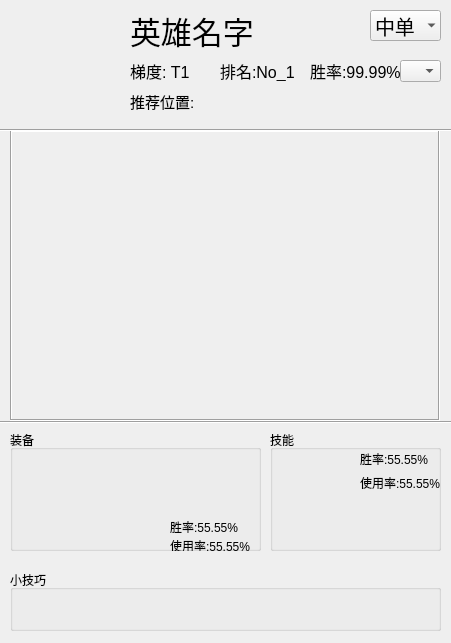
<?xml version="1.0" encoding="UTF-8"?>
<ui version="4.0">
 <class>FuWen</class>
 <widget class="QDialog" name="FuWen">
  <property name="enabled">
   <bool>true</bool>
  </property>
  <property name="geometry">
   <rect>
    <x>0</x>
    <y>0</y>
    <width>451</width>
    <height>643</height>
   </rect>
  </property>
  <property name="windowTitle">
   <string>Dialog</string>
  </property>
  <property name="sizeGripEnabled">
   <bool>false</bool>
  </property>
  <widget class="QLabel" name="hero_avatar">
   <property name="geometry">
    <rect>
     <x>20</x>
     <y>20</y>
     <width>91</width>
     <height>91</height>
    </rect>
   </property>
   <property name="maximumSize">
    <size>
     <width>100</width>
     <height>100</height>
    </size>
   </property>
   <property name="text">
    <string/>
   </property>
   <property name="pixmap">
    <pixmap>C:/Users/lnori/Desktop/lol/icon/-1.png</pixmap>
   </property>
   <property name="scaledContents">
    <bool>true</bool>
   </property>
  </widget>
  <widget class="QLabel" name="hero_name">
   <property name="geometry">
    <rect>
     <x>130</x>
     <y>10</y>
     <width>231</width>
     <height>41</height>
    </rect>
   </property>
   <property name="font">
    <font>
     <pointsize>23</pointsize>
    </font>
   </property>
   <property name="text">
    <string>英雄名字</string>
   </property>
  </widget>
  <widget class="QGroupBox" name="groupBox_2">
   <property name="geometry">
    <rect>
     <x>10</x>
     <y>430</y>
     <width>251</width>
     <height>121</height>
    </rect>
   </property>
   <property name="title">
    <string>装备</string>
   </property>
   <widget class="QWidget" name="layoutWidget">
    <property name="geometry">
     <rect>
      <x>10</x>
      <y>20</y>
      <width>206</width>
      <height>66</height>
     </rect>
    </property>
    <layout class="QHBoxLayout" name="horizontalLayout_2">
     <item>
      <widget class="QLabel" name="label_5">
       <property name="text">
        <string/>
       </property>
       <property name="pixmap">
        <pixmap>C:/Users/lnori/Desktop/lol/icon/6655.png</pixmap>
       </property>
       <property name="scaledContents">
        <bool>true</bool>
       </property>
      </widget>
     </item>
     <item>
      <widget class="QLabel" name="label_6">
       <property name="text">
        <string/>
       </property>
       <property name="pixmap">
        <pixmap>C:/Users/lnori/Desktop/lol/icon/6655.png</pixmap>
       </property>
       <property name="scaledContents">
        <bool>true</bool>
       </property>
      </widget>
     </item>
     <item>
      <widget class="QLabel" name="label_7">
       <property name="text">
        <string/>
       </property>
       <property name="pixmap">
        <pixmap>C:/Users/lnori/Desktop/lol/icon/6655.png</pixmap>
       </property>
       <property name="scaledContents">
        <bool>true</bool>
       </property>
      </widget>
     </item>
    </layout>
   </widget>
   <widget class="QWidget" name="layoutWidget">
    <property name="geometry">
     <rect>
      <x>160</x>
      <y>90</y>
      <width>80</width>
      <height>32</height>
     </rect>
    </property>
    <layout class="QVBoxLayout" name="verticalLayout_2">
     <item>
      <widget class="QLabel" name="label_8">
       <property name="text">
        <string>胜率:55.55%</string>
       </property>
      </widget>
     </item>
     <item>
      <widget class="QLabel" name="label_11">
       <property name="text">
        <string>使用率:55.55%</string>
       </property>
      </widget>
     </item>
    </layout>
   </widget>
  </widget>
  <widget class="QScrollArea" name="scrollArea_3">
   <property name="geometry">
    <rect>
     <x>10</x>
     <y>130</y>
     <width>430</width>
     <height>291</height>
    </rect>
   </property>
   <property name="minimumSize">
    <size>
     <width>430</width>
     <height>290</height>
    </size>
   </property>
   <property name="font">
    <font>
     <kerning>true</kerning>
    </font>
   </property>
   <property name="frameShape">
    <enum>QFrame::Box</enum>
   </property>
   <property name="frameShadow">
    <enum>QFrame::Sunken</enum>
   </property>
   <property name="verticalScrollBarPolicy">
    <enum>Qt::ScrollBarAlwaysOff</enum>
   </property>
   <property name="horizontalScrollBarPolicy">
    <enum>Qt::ScrollBarAlwaysOff</enum>
   </property>
   <property name="widgetResizable">
    <bool>false</bool>
   </property>
   <widget class="QWidget" name="fuwenlist">
    <property name="geometry">
     <rect>
      <x>0</x>
      <y>0</y>
      <width>440</width>
      <height>8000</height>
     </rect>
    </property>
   </widget>
  </widget>
  <widget class="QGroupBox" name="groupBox">
   <property name="geometry">
    <rect>
     <x>10</x>
     <y>570</y>
     <width>431</width>
     <height>61</height>
    </rect>
   </property>
   <property name="title">
    <string>小技巧</string>
   </property>
  </widget>
  <widget class="Line" name="line">
   <property name="geometry">
    <rect>
     <x>0</x>
     <y>120</y>
     <width>471</width>
     <height>21</height>
    </rect>
   </property>
   <property name="orientation">
    <enum>Qt::Horizontal</enum>
   </property>
  </widget>
  <widget class="QWidget" name="layoutWidget">
   <property name="geometry">
    <rect>
     <x>130</x>
     <y>60</y>
     <width>271</width>
     <height>21</height>
    </rect>
   </property>
   <layout class="QHBoxLayout" name="horizontalLayout">
    <item>
     <widget class="QLabel" name="hero_gradient">
      <property name="font">
       <font>
        <pointsize>12</pointsize>
       </font>
      </property>
      <property name="text">
       <string>梯度: T1</string>
      </property>
     </widget>
    </item>
    <item>
     <widget class="QLabel" name="hero_ranking">
      <property name="font">
       <font>
        <pointsize>12</pointsize>
       </font>
      </property>
      <property name="text">
       <string>排名:No_1</string>
      </property>
     </widget>
    </item>
    <item>
     <widget class="QLabel" name="hero_win">
      <property name="font">
       <font>
        <pointsize>12</pointsize>
       </font>
      </property>
      <property name="text">
       <string>胜率:99.99%</string>
      </property>
     </widget>
    </item>
   </layout>
  </widget>
  <widget class="QComboBox" name="ui_switch_lane">
   <property name="geometry">
    <rect>
     <x>370</x>
     <y>10</y>
     <width>71</width>
     <height>31</height>
    </rect>
   </property>
   <property name="font">
    <font>
     <pointsize>15</pointsize>
    </font>
   </property>
   <property name="currentText">
    <string>中单</string>
   </property>
   <property name="frame">
    <bool>false</bool>
   </property>
   <item>
    <property name="text">
     <string>中单</string>
    </property>
   </item>
  </widget>
  <widget class="QLabel" name="lane_bast_ui">
   <property name="geometry">
    <rect>
     <x>130</x>
     <y>91</y>
     <width>301</width>
     <height>21</height>
    </rect>
   </property>
   <property name="font">
    <font>
     <pointsize>11</pointsize>
    </font>
   </property>
   <property name="text">
    <string>推荐位置:</string>
   </property>
  </widget>
  <widget class="QGroupBox" name="groupBox_3">
   <property name="geometry">
    <rect>
     <x>270</x>
     <y>430</y>
     <width>171</width>
     <height>121</height>
    </rect>
   </property>
   <property name="title">
    <string>技能</string>
   </property>
   <widget class="QWidget" name="layoutWidget">
    <property name="geometry">
     <rect>
      <x>90</x>
      <y>20</y>
      <width>81</width>
      <height>41</height>
     </rect>
    </property>
    <layout class="QVBoxLayout" name="verticalLayout">
     <item>
      <widget class="QLabel" name="label_13">
       <property name="text">
        <string>胜率:55.55%</string>
       </property>
      </widget>
     </item>
     <item>
      <widget class="QLabel" name="label_12">
       <property name="text">
        <string>使用率:55.55%</string>
       </property>
      </widget>
     </item>
    </layout>
   </widget>
   <widget class="QWidget" name="layoutWidget">
    <property name="geometry">
     <rect>
      <x>10</x>
      <y>20</y>
      <width>136</width>
      <height>66</height>
     </rect>
    </property>
    <layout class="QHBoxLayout" name="horizontalLayout_3">
     <item>
      <widget class="QLabel" name="label_3">
       <property name="text">
        <string/>
       </property>
       <property name="pixmap">
        <pixmap>C:/Users/lnori/Desktop/lol/icon/Summoner_flash.png</pixmap>
       </property>
       <property name="scaledContents">
        <bool>true</bool>
       </property>
      </widget>
     </item>
     <item>
      <widget class="QLabel" name="label_4">
       <property name="text">
        <string/>
       </property>
       <property name="pixmap">
        <pixmap>C:/Users/lnori/Desktop/lol/icon/Summoner_flash.png</pixmap>
       </property>
       <property name="scaledContents">
        <bool>true</bool>
       </property>
      </widget>
     </item>
    </layout>
   </widget>
   <widget class="QWidget" name="layoutWidget">
    <property name="geometry">
     <rect>
      <x>10</x>
      <y>70</y>
      <width>136</width>
      <height>66</height>
     </rect>
    </property>
    <layout class="QHBoxLayout" name="horizontalLayout_4">
     <item>
      <widget class="QLabel" name="label_10">
       <property name="text">
        <string/>
       </property>
       <property name="pixmap">
        <pixmap>C:/Users/lnori/Desktop/lol/icon/Summoner_flash.png</pixmap>
       </property>
       <property name="scaledContents">
        <bool>true</bool>
       </property>
      </widget>
     </item>
     <item>
      <widget class="QLabel" name="label_9">
       <property name="text">
        <string/>
       </property>
       <property name="pixmap">
        <pixmap>C:/Users/lnori/Desktop/lol/icon/Summoner_flash.png</pixmap>
       </property>
       <property name="scaledContents">
        <bool>true</bool>
       </property>
      </widget>
     </item>
    </layout>
   </widget>
  </widget>
  <widget class="Line" name="line_3">
   <property name="geometry">
    <rect>
     <x>0</x>
     <y>420</y>
     <width>471</width>
     <height>5</height>
    </rect>
   </property>
   <property name="font">
    <font>
     <pointsize>11</pointsize>
    </font>
   </property>
   <property name="orientation">
    <enum>Qt::Horizontal</enum>
   </property>
  </widget>
  <widget class="QComboBox" name="swith_tier">
   <property name="geometry">
    <rect>
     <x>400</x>
     <y>60</y>
     <width>41</width>
     <height>22</height>
    </rect>
   </property>
  </widget>
 </widget>
 <resources/>
 <connections/>
</ui>
